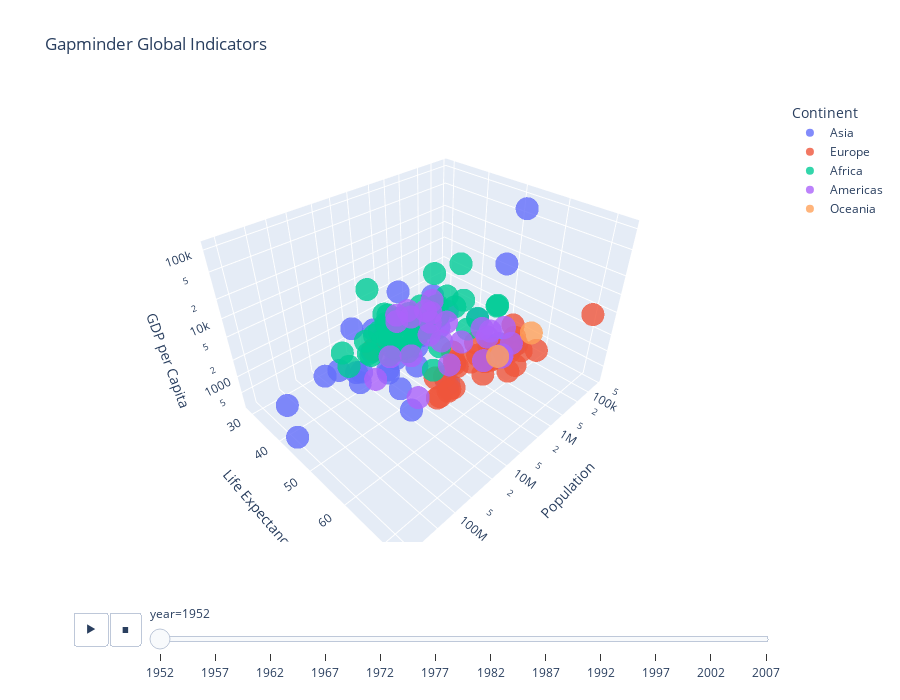

Write notebook code for a chart like this one.
### Code cell
figure = px.scatter_3d(gapminder_indicators, 
                      x='pop', 
                      y='lifeExp',
                      z='gdpPercap',
                      color='continent',
                      hover_name='country',
                      animation_frame='year',
                      log_x=True,
                      log_z=True,
                      size_max=30,
                      title='Gapminder Global Indicators',
                      labels={'pop': 'Population', 
                             'lifeExp': 'Life Expectancy',
                             'gdpPercap': 'GDP per Capita',
                             'continent': 'Continent'},
                      opacity=0.8)

figure.update_layout(height=700)
iplot(figure)

### Figure 1 — Plotly figure (JSON) as saved in the notebook; plotly's stock layout.template omitted (floating-point values rounded to 4 significant figures)
{"data": [{"hovertemplate": "<b>%{hovertext}</b><br><br>Continent=Asia<br>year=1952<br>Population=%{x}<br>Life Expectancy=%{y}<br>GDP per Capita=%{z}<extra></extra>", "hovertext": ["Afghanistan", "Bahrain", "Bangladesh", "Cambodia", "China", "Hong Kong, China", "India", "Indonesia", "Iran", "Iraq", "Israel", "Japan", "Jordan", "Korea, Dem. Rep.", "Korea, Rep.", "Kuwait", "Lebanon", "Malaysia", "Mongolia", "Myanmar", "Nepal", "Oman", "Pakistan", "Philippines", "Saudi Arabia", "Singapore", "Sri Lanka", "Syria", "Taiwan", "Thailand", "Vietnam", "West Bank and Gaza", "Yemen, Rep."], "legendgroup": "Asia", "marker": {"color": "#636efa", "opacity": 0.8, "symbol": "circle"}, "mode": "markers", "name": "Asia", "scene": "scene", "showlegend": true, "type": "scatter3d", "x": [8425333, 120447, 46886859, 4693836, 556263527, 2125900, 372000000, 82052000, 17272000, 5441766, 1620914, 86459025, 607914, 8865488, 20947571, 160000, 1439529, 6748378, 800663, 20092996, 9182536, 507833, 41346560, 22438691, 4005677, 1127000, 7982342, 3661549, 8550362, 21289402, 26246839, 1030585, 4963829], "y": [28.8, 50.94, 37.48, 39.42, 44.0, 60.96, 37.37, 37.47, 44.87, 45.32, 65.39, 63.03, 43.16, 50.06, 47.45, 55.56, 55.93, 48.46, 42.24, 36.32, 36.16, 37.58, 43.44, 47.75, 39.88, 60.4, 57.59, 45.88, 58.5, 50.85, 40.41, 43.16, 32.55], "z": [779.4, 9867.0, 684.2, 368.5, 400.4, 3054.0, 546.6, 749.7, 3035.0, 4130.0, 4087.0, 3217.0, 1547.0, 1088.0, 1031.0, 108400.0, 4835.0, 1831.0, 786.6, 331.0, 545.9, 1828.0, 684.6, 1273.0, 6460.0, 2315.0, 1084.0, 1643.0, 1207.0, 757.8, 605.1, 1516.0, 781.7]}, {"hovertemplate": "<b>%{hovertext}</b><br><br>Continent=Europe<br>year=1952<br>Population=%{x}<br>Life Expectancy=%{y}<br>GDP per Capita=%{z}<extra></extra>", "hovertext": ["Albania", "Austria", "Belgium", "Bosnia and Herzegovina", "Bulgaria", "Croatia", "Czech Republic", "Denmark", "Finland", "France", "Germany", "Greece", "Hungary", "Iceland", "Ireland", "Italy", "Montenegro", "Netherlands", "Norway", "Poland", "Portugal", "Romania", "Serbia", "Slovak Republic", "Slovenia", "Spain", "Sweden", "Switzerland", "Turkey", "United Kingdom"], "legendgroup": "Europe", "marker": {"color": "#EF553B", "opacity": 0.8, "symbol": "circle"}, "mode": "markers", "name": "Europe", "scene": "scene", "showlegend": true, "type": "scatter3d", "x": [1282697, 6927772, 8730405, 2791000, 7274900, 3882229, 9125183, 4334000, 4090500, 42459667, 69145952, 7733250, 9504000, 147962, 2952156, 47666000, 413834, 10381988, 3327728, 25730551, 8526050, 16630000, 6860147, 3558137, 1489518, 28549870, 7124673, 4815000, 22235677, 50430000], "y": [55.23, 66.8, 68.0, 53.82, 59.6, 61.21, 66.87, 70.78, 66.55, 67.41, 67.5, 65.86, 64.03, 72.49, 66.91, 65.94, 59.16, 72.13, 72.67, 61.31, 59.82, 61.05, 58.0, 64.36, 65.57, 64.94, 71.86, 69.62, 43.59, 69.18], "z": [1601.0, 6137.0, 8343.0, 973.5, 2444.0, 3119.0, 6876.0, 9692.0, 6425.0, 7030.0, 7144.0, 3531.0, 5264.0, 7268.0, 5210.0, 4931.0, 2648.0, 8942.0, 10100.0, 4029.0, 3068.0, 3145.0, 3581.0, 5075.0, 4215.0, 3834.0, 8528.0, 14730.0, 1969.0, 9980.0]}, {"hovertemplate": "<b>%{hovertext}</b><br><br>Continent=Africa<br>year=1952<br>Population=%{x}<br>Life Expectancy=%{y}<br>GDP per Capita=%{z}<extra></extra>", "hovertext": ["Algeria", "Angola", "Benin", "Botswana", "Burkina Faso", "Burundi", "Cameroon", "Central African Republic", "Chad", "Comoros", "Congo, Dem. Rep.", "Congo, Rep.", "Cote d'Ivoire", "Djibouti", "Egypt", "Equatorial Guinea", "Eritrea", "Ethiopia", "Gabon", "Gambia", "Ghana", "Guinea", "Guinea-Bissau", "Kenya", "Lesotho", "Liberia", "Libya", "Madagascar", "Malawi", "Mali", "Mauritania", "Mauritius", "Morocco", "Mozambique", "Namibia", "Niger", "Nigeria", "Reunion", "Rwanda", "Sao Tome and Principe", "Senegal", "Sierra Leone", "Somalia", "South Africa", "Sudan", "Swaziland", "Tanzania", "Togo", "Tunisia", "Uganda", "Zambia", "Zimbabwe"], "legendgroup": "Africa", "marker": {"color": "#00cc96", "opacity": 0.8, "symbol": "circle"}, "mode": "markers", "name": "Africa", "scene": "scene", "showlegend": true, "type": "scatter3d", "x": [9279525, 4232095, 1738315, 442308, 4469979, 2445618, 5009067, 1291695, 2682462, 153936, 14100005, 854885, 2977019, 63149, 22223309, 216964, 1438760, 20860941, 420702, 284320, 5581001, 2664249, 580653, 6464046, 748747, 863308, 1019729, 4762912, 2917802, 3838168, 1022556, 516556, 9939217, 6446316, 485831, 3379468, 33119096, 257700, 2534927, 60011, 2755589, 2143249, 2526994, 14264935, 8504667, 290243, 8322925, 1219113, 3647735, 5824797, 2672000, 3080907], "y": [43.08, 30.02, 38.22, 47.62, 31.98, 39.03, 38.52, 35.46, 38.09, 40.72, 39.14, 42.11, 40.48, 34.81, 41.89, 34.48, 35.93, 34.08, 37.0, 30.0, 43.15, 33.61, 32.5, 42.27, 42.14, 38.48, 42.72, 36.68, 36.26, 33.69, 40.54, 50.99, 42.87, 31.29, 41.73, 37.44, 36.32, 52.72, 40.0, 46.47, 37.28, 30.33, 32.98, 45.01, 38.63, 41.41, 41.22, 38.6, 44.6, 39.98, 42.04, 48.45], "z": [2449.0, 3521.0, 1063.0, 851.2, 543.3, 339.3, 1173.0, 1071.0, 1179.0, 1103.0, 780.5, 2126.0, 1389.0, 2670.0, 1419.0, 375.6, 328.9, 362.1, 4293.0, 485.2, 911.3, 510.2, 299.9, 853.5, 298.8, 575.6, 2388.0, 1443.0, 369.2, 452.3, 743.1, 1968.0, 1688.0, 468.5, 2424.0, 761.9, 1077.0, 2719.0, 493.3, 879.6, 1450.0, 879.8, 1136.0, 4725.0, 1616.0, 1148.0, 716.7, 859.8, 1468.0, 734.8, 1147.0, 406.9]}, {"hovertemplate": "<b>%{hovertext}</b><br><br>Continent=Americas<br>year=1952<br>Population=%{x}<br>Life Expectancy=%{y}<br>GDP per Capita=%{z}<extra></extra>", "hovertext": ["Argentina", "Bolivia", "Brazil", "Canada", "Chile", "Colombia", "Costa Rica", "Cuba", "Dominican Republic", "Ecuador", "El Salvador", "Guatemala", "Haiti", "Honduras", "Jamaica", "Mexico", "Nicaragua", "Panama", "Paraguay", "Peru", "Puerto Rico", "Trinidad and Tobago", "United States", "Uruguay", "Venezuela"], "legendgroup": "Americas", "marker": {"color": "#ab63fa", "opacity": 0.8, "symbol": "circle"}, "mode": "markers", "name": "Americas", "scene": "scene", "showlegend": true, "type": "scatter3d", "x": [17876956, 2883315, 56602560, 14785584, 6377619, 12350771, 926317, 6007797, 2491346, 3548753, 2042865, 3146381, 3201488, 1517453, 1426095, 30144317, 1165790, 940080, 1555876, 8025700, 2227000, 662850, 157553000, 2252965, 5439568], "y": [62.48, 40.41, 50.92, 68.75, 54.74, 50.64, 57.21, 59.42, 45.93, 48.36, 45.26, 42.02, 37.58, 41.91, 58.53, 50.79, 42.31, 55.19, 62.65, 43.9, 64.28, 59.1, 68.44, 66.07, 55.09], "z": [5911.0, 2677.0, 2109.0, 11370.0, 3940.0, 2144.0, 2627.0, 5587.0, 1398.0, 3522.0, 3048.0, 2428.0, 1840.0, 2195.0, 2899.0, 3478.0, 3112.0, 2480.0, 1952.0, 3759.0, 3082.0, 3023.0, 13990.0, 5717.0, 7690.0]}, {"hovertemplate": "<b>%{hovertext}</b><br><br>Continent=Oceania<br>year=1952<br>Population=%{x}<br>Life Expectancy=%{y}<br>GDP per Capita=%{z}<extra></extra>", "hovertext": ["Australia", "New Zealand"], "legendgroup": "Oceania", "marker": {"color": "#FFA15A", "opacity": 0.8, "symbol": "circle"}, "mode": "markers", "name": "Oceania", "scene": "scene", "showlegend": true, "type": "scatter3d", "x": [8691212, 1994794], "y": [69.12, 69.39], "z": [10040.0, 10560.0]}], "layout": {"height": 700, "legend": {"title": {"text": "Continent"}, "tracegroupgap": 0}, "scene": {"domain": {"x": [0, 1], "y": [0, 1]}, "xaxis": {"title": {"text": "Population"}, "type": "log"}, "yaxis": {"title": {"text": "Life Expectancy"}}, "zaxis": {"title": {"text": "GDP per Capita"}, "type": "log"}}, "sliders": [{"active": 0, "currentvalue": {"prefix": "year="}, "len": 0.9, "pad": {"b": 10, "t": 60}, "steps": [{"args": [["1952"], {"frame": {"duration": 0, "redraw": true}, "fromcurrent": true, "mode": "immediate", "transition": {"duration": 0, "easing": "linear"}}], "label": "1952", "method": "animate"}, {"args": [["1957"], {"frame": {"duration": 0, "redraw": true}, "fromcurrent": true, "mode": "immediate", "transition": {"duration": 0, "easing": "linear"}}], "label": "1957", "method": "animate"}, {"args": [["1962"], {"frame": {"duration": 0, "redraw": true}, "fromcurrent": true, "mode": "immediate", "transition": {"duration": 0, "easing": "linear"}}], "label": "1962", "method": "animate"}, {"args": [["1967"], {"frame": {"duration": 0, "redraw": true}, "fromcurrent": true, "mode": "immediate", "transition": {"duration": 0, "easing": "linear"}}], "label": "1967", "method": "animate"}, {"args": [["1972"], {"frame": {"duration": 0, "redraw": true}, "fromcurrent": true, "mode": "immediate", "transition": {"duration": 0, "easing": "linear"}}], "label": "1972", "method": "animate"}, {"args": [["1977"], {"frame": {"duration": 0, "redraw": true}, "fromcurrent": true, "mode": "immediate", "transition": {"duration": 0, "easing": "linear"}}], "label": "1977", "method": "animate"}, {"args": [["1982"], {"frame": {"duration": 0, "redraw": true}, "fromcurrent": true, "mode": "immediate", "transition": {"duration": 0, "easing": "linear"}}], "label": "1982", "method": "animate"}, {"args": [["1987"], {"frame": {"duration": 0, "redraw": true}, "fromcurrent": true, "mode": "immediate", "transition": {"duration": 0, "easing": "linear"}}], "label": "1987", "method": "animate"}, {"args": [["1992"], {"frame": {"duration": 0, "redraw": true}, "fromcurrent": true, "mode": "immediate", "transition": {"duration": 0, "easing": "linear"}}], "label": "1992", "method": "animate"}, {"args": [["1997"], {"frame": {"duration": 0, "redraw": true}, "fromcurrent": true, "mode": "immediate", "transition": {"duration": 0, "easing": "linear"}}], "label": "1997", "method": "animate"}, {"args": [["2002"], {"frame": {"duration": 0, "redraw": true}, "fromcurrent": true, "mode": "immediate", "transition": {"duration": 0, "easing": "linear"}}], "label": "2002", "method": "animate"}, {"args": [["2007"], {"frame": {"duration": 0, "redraw": true}, "fromcurrent": true, "mode": "immediate", "transition": {"duration": 0, "easing": "linear"}}], "label": "2007", "method": "animate"}], "x": 0.1, "xanchor": "left", "y": 0, "yanchor": "top"}], "title": {"text": "Gapminder Global Indicators"}, "updatemenus": [{"buttons": [{"args": [null, {"frame": {"duration": 500, "redraw": true}, "fromcurrent": true, "mode": "immediate", "transition": {"duration": 500, "easing": "linear"}}], "label": "&#9654;", "method": "animate"}, {"args": [[null], {"frame": {"duration": 0, "redraw": true}, "fromcurrent": true, "mode": "immediate", "transition": {"duration": 0, "easing": "linear"}}], "label": "&#9724;", "method": "animate"}], "direction": "left", "pad": {"r": 10, "t": 70}, "showactive": false, "type": "buttons", "x": 0.1, "xanchor": "right", "y": 0, "yanchor": "top"}]}}
